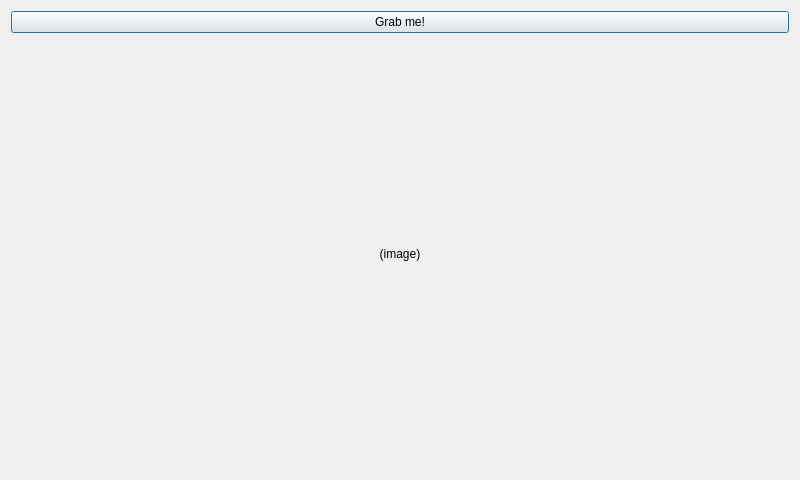
<?xml version="1.0" encoding="UTF-8"?>
<ui version="4.0">
 <class>GrabMeDialog</class>
 <widget class="QDialog" name="GrabMeDialog">
  <property name="geometry">
   <rect>
    <x>0</x>
    <y>0</y>
    <width>800</width>
    <height>480</height>
   </rect>
  </property>
  <property name="windowTitle">
   <string>GrabMeDialog</string>
  </property>
  <layout class="QGridLayout" name="gridLayout">
   <item row="0" column="0">
    <widget class="QPushButton" name="button_grab">
     <property name="text">
      <string>Grab me!</string>
     </property>
    </widget>
   </item>
   <item row="1" column="0">
    <widget class="QLabel" name="label_image">
     <property name="text">
      <string>(image)</string>
     </property>
     <property name="scaledContents">
      <bool>false</bool>
     </property>
     <property name="alignment">
      <set>Qt::AlignCenter</set>
     </property>
    </widget>
   </item>
  </layout>
 </widget>
 <layoutdefault spacing="6" margin="11"/>
 <resources/>
 <connections/>
</ui>
